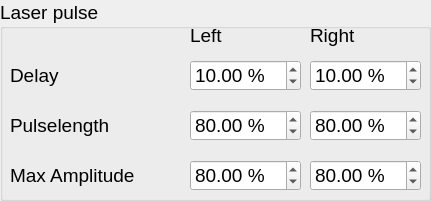
           <widget class="QGroupBox" name="groupBox_12">
            <property name="geometry">
             <rect>
              <x>450</x>
              <y>500</y>
              <width>431</width>
              <height>201</height>
             </rect>
            </property>
            <property name="font">
             <font>
              <pointsize>14</pointsize>
             </font>
            </property>
            <property name="title">
             <string>Laser pulse</string>
            </property>
            <widget class="QLabel" name="label_22">
             <property name="geometry">
              <rect>
               <x>190</x>
               <y>20</y>
               <width>91</width>
               <height>31</height>
              </rect>
             </property>
             <property name="font">
              <font>
               <pointsize>14</pointsize>
              </font>
             </property>
             <property name="text">
              <string>Left</string>
             </property>
            </widget>
            <widget class="QLabel" name="label_23">
             <property name="geometry">
              <rect>
               <x>310</x>
               <y>20</y>
               <width>91</width>
               <height>31</height>
              </rect>
             </property>
             <property name="font">
              <font>
               <pointsize>14</pointsize>
              </font>
             </property>
             <property name="text">
              <string>Right</string>
             </property>
            </widget>
            <widget class="QLabel" name="label_40">
             <property name="geometry">
              <rect>
               <x>10</x>
               <y>60</y>
               <width>131</width>
               <height>31</height>
              </rect>
             </property>
             <property name="font">
              <font>
               <pointsize>14</pointsize>
              </font>
             </property>
             <property name="text">
              <string>Delay</string>
             </property>
            </widget>
            <widget class="QDoubleSpinBox" name="LeftLaserPulseDelaySpinBox">
             <property name="enabled">
              <bool>true</bool>
             </property>
             <property name="geometry">
              <rect>
               <x>190</x>
               <y>60</y>
               <width>111</width>
               <height>31</height>
              </rect>
             </property>
             <property name="font">
              <font>
               <pointsize>14</pointsize>
              </font>
             </property>
             <property name="suffix">
              <string> %</string>
             </property>
             <property name="maximum">
              <double>100.000000000000000</double>
             </property>
             <property name="singleStep">
              <double>0.100000000000000</double>
             </property>
             <property name="value">
              <double>10.000000000000000</double>
             </property>
            </widget>
            <widget class="QDoubleSpinBox" name="RightLaserPulseDelaySpinBox">
             <property name="enabled">
              <bool>true</bool>
             </property>
             <property name="geometry">
              <rect>
               <x>310</x>
               <y>60</y>
               <width>111</width>
               <height>31</height>
              </rect>
             </property>
             <property name="font">
              <font>
               <pointsize>14</pointsize>
              </font>
             </property>
             <property name="suffix">
              <string> %</string>
             </property>
             <property name="maximum">
              <double>100.000000000000000</double>
             </property>
             <property name="singleStep">
              <double>0.100000000000000</double>
             </property>
             <property name="value">
              <double>10.000000000000000</double>
             </property>
            </widget>
            <widget class="QLabel" name="label_41">
             <property name="geometry">
              <rect>
               <x>10</x>
               <y>110</y>
               <width>161</width>
               <height>31</height>
              </rect>
             </property>
             <property name="font">
              <font>
               <pointsize>14</pointsize>
              </font>
             </property>
             <property name="text">
              <string>Pulselength</string>
             </property>
            </widget>
            <widget class="QDoubleSpinBox" name="LeftLaserPulseLengthSpinBox">
             <property name="enabled">
              <bool>true</bool>
             </property>
             <property name="geometry">
              <rect>
               <x>190</x>
               <y>110</y>
               <width>111</width>
               <height>31</height>
              </rect>
             </property>
             <property name="font">
              <font>
               <pointsize>14</pointsize>
              </font>
             </property>
             <property name="suffix">
              <string> %</string>
             </property>
             <property name="maximum">
              <double>100.000000000000000</double>
             </property>
             <property name="singleStep">
              <double>0.100000000000000</double>
             </property>
             <property name="value">
              <double>80.000000000000000</double>
             </property>
            </widget>
            <widget class="QDoubleSpinBox" name="RightLaserPulseLengthSpinBox">
             <property name="enabled">
              <bool>true</bool>
             </property>
             <property name="geometry">
              <rect>
               <x>310</x>
               <y>110</y>
               <width>111</width>
               <height>31</height>
              </rect>
             </property>
             <property name="font">
              <font>
               <pointsize>14</pointsize>
              </font>
             </property>
             <property name="suffix">
              <string> %</string>
             </property>
             <property name="maximum">
              <double>100.000000000000000</double>
             </property>
             <property name="singleStep">
              <double>0.100000000000000</double>
             </property>
             <property name="value">
              <double>80.000000000000000</double>
             </property>
            </widget>
            <widget class="QLabel" name="label_51">
             <property name="geometry">
              <rect>
               <x>10</x>
               <y>160</y>
               <width>181</width>
               <height>31</height>
              </rect>
             </property>
             <property name="font">
              <font>
               <pointsize>14</pointsize>
              </font>
             </property>
             <property name="text">
              <string>Max Amplitude</string>
             </property>
            </widget>
            <widget class="QDoubleSpinBox" name="LeftLaserPulseMaxAmplitudeSpinBox">
             <property name="enabled">
              <bool>true</bool>
             </property>
             <property name="geometry">
              <rect>
               <x>190</x>
               <y>160</y>
               <width>111</width>
               <height>31</height>
              </rect>
             </property>
             <property name="font">
              <font>
               <pointsize>14</pointsize>
              </font>
             </property>
             <property name="suffix">
              <string> %</string>
             </property>
             <property name="maximum">
              <double>100.000000000000000</double>
             </property>
             <property name="singleStep">
              <double>0.100000000000000</double>
             </property>
             <property name="value">
              <double>80.000000000000000</double>
             </property>
            </widget>
            <widget class="QDoubleSpinBox" name="RightLaserPulseMaxAmplitudeSpinBox">
             <property name="enabled">
              <bool>true</bool>
             </property>
             <property name="geometry">
              <rect>
               <x>310</x>
               <y>160</y>
               <width>111</width>
               <height>31</height>
              </rect>
             </property>
             <property name="font">
              <font>
               <pointsize>14</pointsize>
              </font>
             </property>
             <property name="suffix">
              <string> %</string>
             </property>
             <property name="maximum">
              <double>100.000000000000000</double>
             </property>
             <property name="singleStep">
              <double>0.100000000000000</double>
             </property>
             <property name="value">
              <double>80.000000000000000</double>
             </property>
            </widget>
           </widget>
